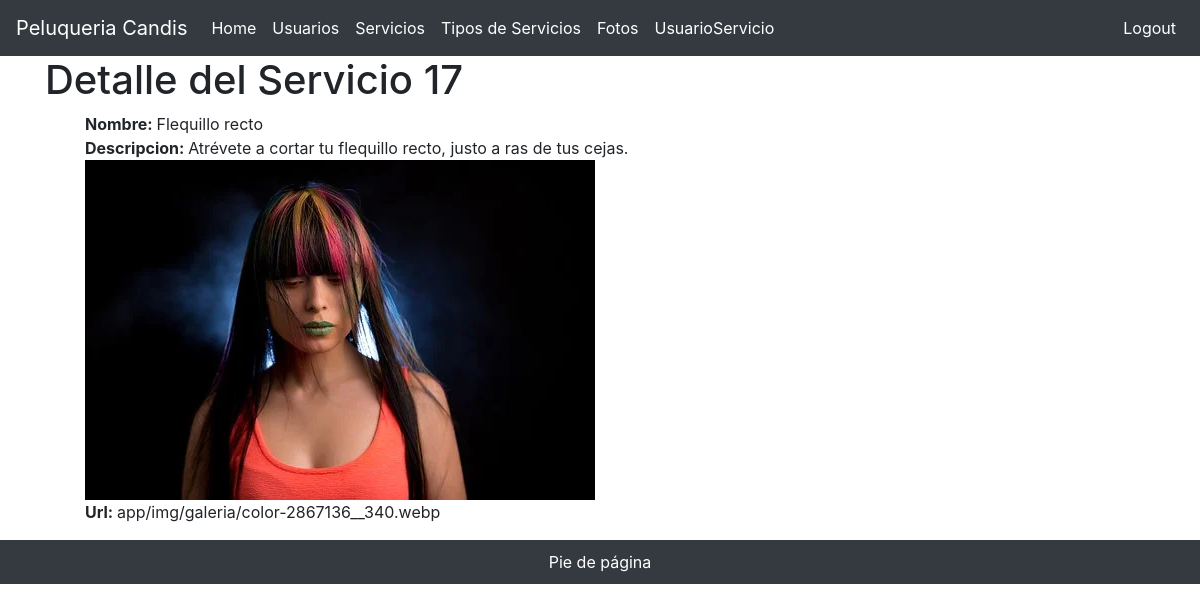
The page /fotos/show/17 (signed in) on the database its author committed.
### tables this page shows
CREATE TABLE `fotos` (
  `id` int(11) NOT NULL,
  `nombre` varchar(50) DEFAULT NULL,
  `url` varchar(100) DEFAULT NULL,
  `descripcion` varchar(200) DEFAULT NULL
);

### app/controllers/FotosController.php (called while the page is built, shortened)
<?php
class FotosController {
    public function show($args)
    {
        list($id) = $args;
        $fotos = Foto::find($id);
        require('app/views/fotos/show.php');
    }
}

### index.php (called while the page is built, shortened)
<?php
$app = new \Core\App();

### app/models/Foto.php (called while the page is built, shortened)
<?php
class Foto extends Model
{
    public static function find($id)
    {
        $db = Foto::db();
        $stmt = $db->prepare('SELECT * FROM fotos WHERE id=:id');
        $stmt->execute(array(':id' => $id));
        $stmt->setFetchMode(PDO::FETCH_CLASS, Foto::class);
        $tipos = $stmt->fetch(PDO::FETCH_CLASS);
        return $tipos;
    }
}

### app/views/fotos/show.php (the view, shortened to what this page needs)
<!doctype html>
<html lang="es">
<head>
  <?php require "app/views/parts/head.php" ?>
  <link rel="stylesheet" href="/app/css/show.css?i=<?=rand(1,100)?>">
</head>
<body>
  <?php require "app/views/parts/header.php" ?>
  <main role="main" class="container">
    <div class="starter-template">
      <h1>Detalle del Servicio <?php echo $fotos->id ?></h1>
        <ul>
            <li><strong>Nombre: </strong><?php echo $fotos->nombre ?></li>
            <li><strong>Descripcion: </strong><?php echo $fotos->descripcion ?></li>
            <li><img src="<?php echo PATH.$fotos->url ?>" alt="<?php echo $foto->nombre?>"></li>
            <li><strong>Url: </strong><?php echo $fotos->url?></li>
        </ul>
    </div>
  </main>
  <?php require "app/views/parts/footer.php" ?>
</body>
</html>

### app/css/show.css (style rules this page uses)
li { list-style: none; }

### rows shown on the page
fotos: id "17", nombre "Flequillo recto", descripcion "Atrévete a cortar tu flequillo recto, justo a ras de tus cejas.", url (picture), url "app/img/galeria/color-2867136__340.webp"
